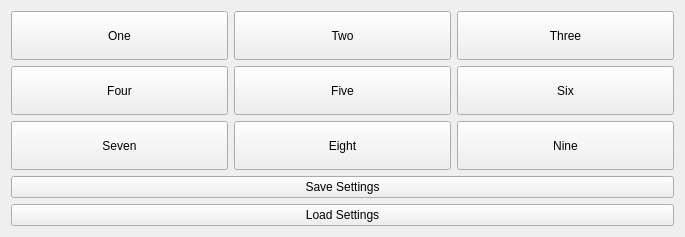
<?xml version="1.0" encoding="UTF-8"?>
<ui version="4.0">
 <class>Widget</class>
 <widget class="QWidget" name="Widget">
  <property name="geometry">
   <rect>
    <x>0</x>
    <y>0</y>
    <width>685</width>
    <height>237</height>
   </rect>
  </property>
  <property name="windowTitle">
   <string>Widget</string>
  </property>
  <layout class="QVBoxLayout" name="verticalLayout">
   <item>
    <layout class="QGridLayout" name="gridLayout">
     <item row="0" column="0">
      <widget class="QPushButton" name="buttonOne">
       <property name="sizePolicy">
        <sizepolicy hsizetype="Minimum" vsizetype="Expanding">
         <horstretch>0</horstretch>
         <verstretch>0</verstretch>
        </sizepolicy>
       </property>
       <property name="text">
        <string>One</string>
       </property>
      </widget>
     </item>
     <item row="0" column="1">
      <widget class="QPushButton" name="buttonTwo">
       <property name="sizePolicy">
        <sizepolicy hsizetype="Minimum" vsizetype="Expanding">
         <horstretch>0</horstretch>
         <verstretch>0</verstretch>
        </sizepolicy>
       </property>
       <property name="text">
        <string>Two</string>
       </property>
      </widget>
     </item>
     <item row="0" column="2">
      <widget class="QPushButton" name="buttonThree">
       <property name="sizePolicy">
        <sizepolicy hsizetype="Minimum" vsizetype="Expanding">
         <horstretch>0</horstretch>
         <verstretch>0</verstretch>
        </sizepolicy>
       </property>
       <property name="text">
        <string>Three</string>
       </property>
      </widget>
     </item>
     <item row="1" column="0">
      <widget class="QPushButton" name="buttonFour">
       <property name="sizePolicy">
        <sizepolicy hsizetype="Minimum" vsizetype="Expanding">
         <horstretch>0</horstretch>
         <verstretch>0</verstretch>
        </sizepolicy>
       </property>
       <property name="text">
        <string>Four</string>
       </property>
      </widget>
     </item>
     <item row="1" column="1">
      <widget class="QPushButton" name="buttonFive">
       <property name="sizePolicy">
        <sizepolicy hsizetype="Minimum" vsizetype="Expanding">
         <horstretch>0</horstretch>
         <verstretch>0</verstretch>
        </sizepolicy>
       </property>
       <property name="text">
        <string>Five</string>
       </property>
      </widget>
     </item>
     <item row="1" column="2">
      <widget class="QPushButton" name="buttonSix">
       <property name="sizePolicy">
        <sizepolicy hsizetype="Minimum" vsizetype="Expanding">
         <horstretch>0</horstretch>
         <verstretch>0</verstretch>
        </sizepolicy>
       </property>
       <property name="text">
        <string>Six</string>
       </property>
      </widget>
     </item>
     <item row="2" column="0">
      <widget class="QPushButton" name="buttonSeven">
       <property name="sizePolicy">
        <sizepolicy hsizetype="Minimum" vsizetype="Expanding">
         <horstretch>0</horstretch>
         <verstretch>0</verstretch>
        </sizepolicy>
       </property>
       <property name="text">
        <string>Seven</string>
       </property>
      </widget>
     </item>
     <item row="2" column="1">
      <widget class="QPushButton" name="buttonEight">
       <property name="sizePolicy">
        <sizepolicy hsizetype="Minimum" vsizetype="Expanding">
         <horstretch>0</horstretch>
         <verstretch>0</verstretch>
        </sizepolicy>
       </property>
       <property name="text">
        <string>Eight</string>
       </property>
      </widget>
     </item>
     <item row="2" column="2">
      <widget class="QPushButton" name="buttonNine">
       <property name="sizePolicy">
        <sizepolicy hsizetype="Minimum" vsizetype="Expanding">
         <horstretch>0</horstretch>
         <verstretch>0</verstretch>
        </sizepolicy>
       </property>
       <property name="text">
        <string>Nine</string>
       </property>
      </widget>
     </item>
    </layout>
   </item>
   <item>
    <widget class="QPushButton" name="saveButton">
     <property name="text">
      <string>Save Settings</string>
     </property>
    </widget>
   </item>
   <item>
    <widget class="QPushButton" name="loadButton">
     <property name="text">
      <string>Load Settings</string>
     </property>
    </widget>
   </item>
  </layout>
 </widget>
 <resources/>
 <connections/>
</ui>
